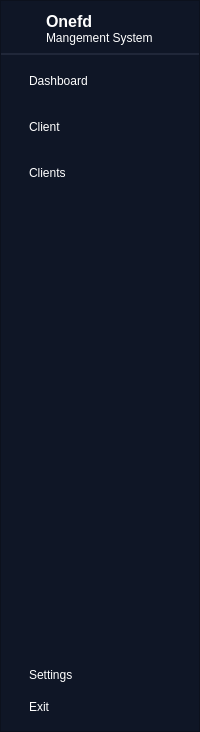
     <widget class="QFrame" name="icons_and_text">
      <property name="minimumSize">
       <size>
        <width>200</width>
        <height>0</height>
       </size>
      </property>
      <property name="maximumSize">
       <size>
        <width>200</width>
        <height>16777215</height>
       </size>
      </property>
      <property name="styleSheet">
       <string notr="true">QFrame{
background-color: #0f1626;
color: #ffffff;
}

QPushButton{
background-color: #0f1626;
border: None;
border-top-left-radius: 10px;
border-bottom-left-radius: 10px;
color: white;
padding: 6px 12px;
margin: 0px;
text-align: left;
}

QPushButton:hover{
background-color: #202739;
}

QPushButton:checked {
    background-color: #4f46e5;
}
</string>
      </property>
      <property name="frameShape">
       <enum>QFrame::StyledPanel</enum>
      </property>
      <property name="frameShadow">
       <enum>QFrame::Raised</enum>
      </property>
      <layout class="QGridLayout" name="gridLayout_2">
       <property name="leftMargin">
        <number>0</number>
       </property>
       <property name="rightMargin">
        <number>0</number>
       </property>
       <item row="4" column="2">
        <spacer name="verticalSpacer_2">
         <property name="orientation">
          <enum>Qt::Vertical</enum>
         </property>
         <property name="sizeHint" stdset="0">
          <size>
           <width>20</width>
           <height>463</height>
          </size>
         </property>
        </spacer>
       </item>
       <item row="3" column="1" colspan="2">
        <widget class="QPushButton" name="clients_1">
         <property name="minimumSize">
          <size>
           <width>0</width>
           <height>40</height>
          </size>
         </property>
         <property name="text">
          <string>Clients</string>
         </property>
         <property name="icon">
          <iconset>
           <normalon>:/newPrefix/ic--baseline-people-alt.svg</normalon>
           <disabledon>:/icons/icons/ic--baseline-people-alt.svg</disabledon>
          </iconset>
         </property>
         <property name="checkable">
          <bool>true</bool>
         </property>
         <property name="autoExclusive">
          <bool>true</bool>
         </property>
        </widget>
       </item>
       <item row="2" column="1" colspan="2">
        <widget class="QPushButton" name="new_client_1">
         <property name="minimumSize">
          <size>
           <width>0</width>
           <height>40</height>
          </size>
         </property>
         <property name="text">
          <string>Client</string>
         </property>
         <property name="icon">
          <iconset>
           <normalon>:/newPrefix/ic--baseline-person.svg</normalon>
           <disabledon>:/icons/icons/ic--baseline-person.svg</disabledon>
          </iconset>
         </property>
         <property name="checkable">
          <bool>true</bool>
         </property>
         <property name="autoExclusive">
          <bool>true</bool>
         </property>
        </widget>
       </item>
       <item row="6" column="0">
        <spacer name="horizontalSpacer_2">
         <property name="orientation">
          <enum>Qt::Horizontal</enum>
         </property>
         <property name="sizeType">
          <enum>QSizePolicy::Fixed</enum>
         </property>
         <property name="sizeHint" stdset="0">
          <size>
           <width>10</width>
           <height>10</height>
          </size>
         </property>
        </spacer>
       </item>
       <item row="0" column="0" colspan="3">
        <widget class="QWidget" name="logo_widget" native="true">
         <property name="sizePolicy">
          <sizepolicy hsizetype="Preferred" vsizetype="Fixed">
           <horstretch>0</horstretch>
           <verstretch>0</verstretch>
          </sizepolicy>
         </property>
         <property name="styleSheet">
          <string notr="true">QWidget#logo_widget{
border-bottom: 2px solid #202739;
}</string>
         </property>
         <layout class="QGridLayout" name="gridLayout_3">
          <property name="topMargin">
           <number>0</number>
          </property>
          <property name="bottomMargin">
           <number>10</number>
          </property>
          <property name="verticalSpacing">
           <number>0</number>
          </property>
          <item row="0" column="1">
           <widget class="QLabel" name="label_6">
            <property name="minimumSize">
             <size>
              <width>0</width>
              <height>10</height>
             </size>
            </property>
            <property name="font">
             <font>
              <pointsize>12</pointsize>
              <weight>75</weight>
              <bold>true</bold>
             </font>
            </property>
            <property name="layoutDirection">
             <enum>Qt::LeftToRight</enum>
            </property>
            <property name="text">
             <string>Onefd </string>
            </property>
            <property name="alignment">
             <set>Qt::AlignBottom|Qt::AlignLeading|Qt::AlignLeft</set>
            </property>
           </widget>
          </item>
          <item row="1" column="1">
           <widget class="QLabel" name="label_8">
            <property name="text">
             <string>Mangement System</string>
            </property>
            <property name="alignment">
             <set>Qt::AlignLeading|Qt::AlignLeft|Qt::AlignTop</set>
            </property>
           </widget>
          </item>
          <item row="0" column="0" rowspan="2">
           <widget class="QLabel" name="label_7">
            <property name="maximumSize">
             <size>
              <width>30</width>
              <height>30</height>
             </size>
            </property>
            <property name="text">
             <string/>
            </property>
            <property name="pixmap">
             <pixmap resource="resources/icons.qrc">:/newPrefix/icon.png</pixmap>
            </property>
            <property name="scaledContents">
             <bool>true</bool>
            </property>
            <property name="alignment">
             <set>Qt::AlignCenter</set>
            </property>
           </widget>
          </item>
         </layout>
        </widget>
       </item>
       <item row="6" column="1" colspan="2">
        <widget class="QPushButton" name="exit_1">
         <property name="text">
          <string>Exit</string>
         </property>
         <property name="icon">
          <iconset>
           <normalon>:/newPrefix/ic--baseline-exit-to-app.svg</normalon>
           <disabledon>:/icons/icons/ic--baseline-exit-to-app.svg</disabledon>
          </iconset>
         </property>
         <property name="checkable">
          <bool>true</bool>
         </property>
         <property name="autoExclusive">
          <bool>false</bool>
         </property>
        </widget>
       </item>
       <item row="1" column="1" colspan="2">
        <widget class="QPushButton" name="dashboard_1">
         <property name="minimumSize">
          <size>
           <width>0</width>
           <height>40</height>
          </size>
         </property>
         <property name="text">
          <string>Dashboard</string>
         </property>
         <property name="icon">
          <iconset>
           <normalon>:/newPrefix/ic--baseline-space-dashboard.svg</normalon>
           <disabledon>:/icons/icons/ic--baseline-dashboard.svg</disabledon>
          </iconset>
         </property>
         <property name="checkable">
          <bool>true</bool>
         </property>
         <property name="autoExclusive">
          <bool>true</bool>
         </property>
        </widget>
       </item>
       <item row="5" column="1" colspan="2">
        <widget class="QPushButton" name="settings_1">
         <property name="text">
          <string>Settings</string>
         </property>
         <property name="icon">
          <iconset>
           <normalon>:/newPrefix/ic--baseline-settings.svg</normalon>
           <disabledon>:/icons/icons/ic--baseline-settings.svg</disabledon>
          </iconset>
         </property>
         <property name="checkable">
          <bool>true</bool>
         </property>
         <property name="autoExclusive">
          <bool>true</bool>
         </property>
        </widget>
       </item>
      </layout>
     </widget>
